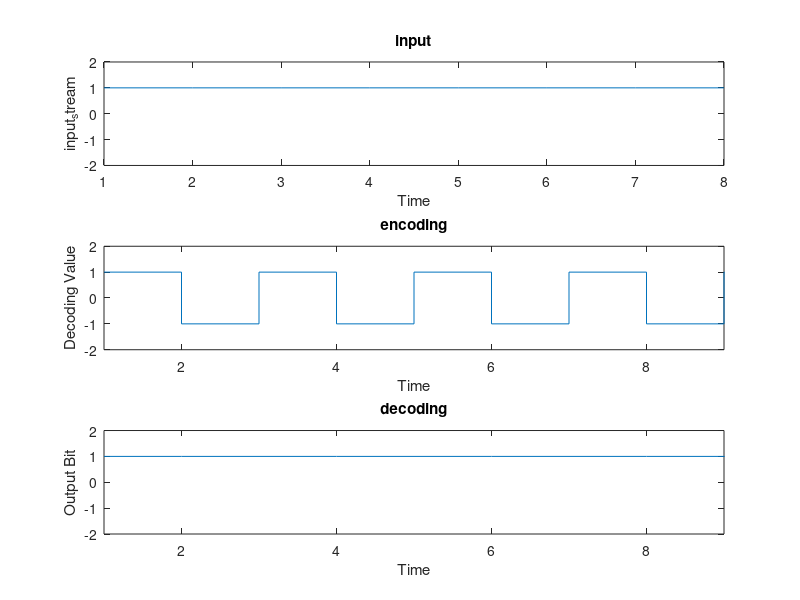

This figure's MATLAB source:
clear all;
close all;
clc;


%--------------------------- encoding ----------------------------

input_bits  =[1 1 1 1 1 1 1 1];

    l = length(input_bits);
    output_bits = zeros(1, l+2);  %creat a vector which will contain the output

    output_bits(1) = 1;    % assume the bit before the input stream was 1




    for n = 2:l+1                %it starts from 2 beacause we assumed the first bit as 1
        if input_bits(n-1) == 0
            output_bits(n) = output_bits(n-1);
        else
            output_bits(n) = ~output_bits(n-1);
        end
    end

 %------------------ convert to polar -----------------------------------

for n=2:length(input_bits)+1
  if output_bits(n)==0
    output_bits(n)=-1;
  end
end

   % ----------------  graph of the encoded stream --------------------------

t1 = 1:length(output_bits);
subplot(3, 1, 2);         % Create a subplot for the decoding stream
stairs(t1, output_bits);     % Plot the decoding stream using stairs
xlabel('Time');
ylabel('Decoding Value');
title('encoding');

ylim([-2 2]);                     % scale the y-axis
xlim([1 l+1]);                    % scale the x-axis




%----------------------------- decoding ----------------------------

l2=length(output_bits);
decoding = zeros(1, l2);  %creat a vector which will contain the output
decoding(1)=1;    %assume the previous is 1

    for n = 2:l2               %it starts from 2 beacause we assumed the first bit as 1
        if output_bits(n-1) == output_bits(n)
            decoding(n) = 0;
        else
            decoding(n) = 1;
        end
    end



% ----------------  graph of the decoded bits --------------------------

t2 = 1:length(decoding); % Time vector for the output bit stream
subplot(3, 1, 3);  % Create a subplot for the output bit stream
stairs(t2, decoding);  % Plot the output bit stream using stairs

xlabel('Time');
ylabel('Output Bit');
title('decoding');

ylim([-2 2]);                     % scale the y-axis
xlim([1 l+1]);   % scale the x-axis

%-------------------- graph of the original stream ------------------------

t3 = 1:length(input_bits); % Time vector for the output bit stream
subplot(3, 1, 1);  % Create a subplot for the output bit stream
stairs(t3, input_bits);  % Plot the output bit stream using stairs

xlabel('Time');
ylabel('input_stream');
title('input');

ylim([-2 2]);                     % scale the y-axis
xlim([1 l]);                      % scale the x-axis



